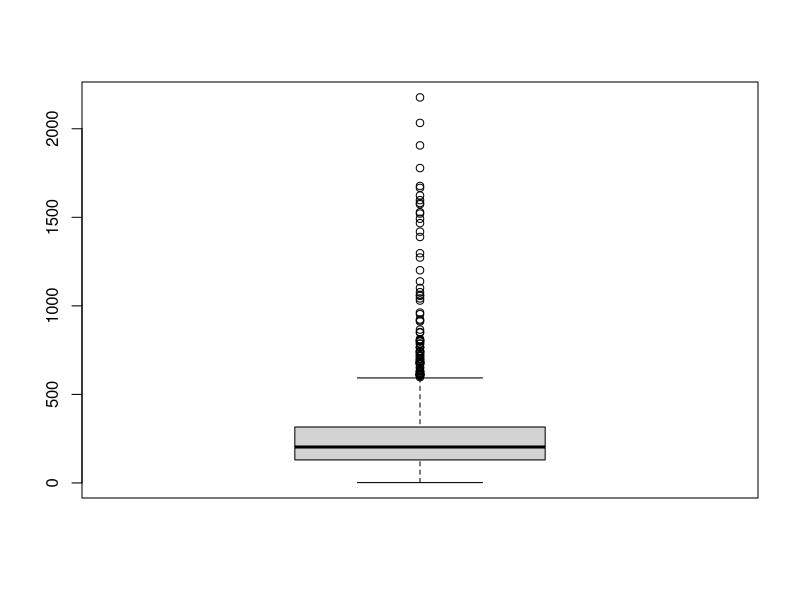

Write the R code that produced this figure.
## ---- chunk 1
knitr::opts_chunk$set(echo = TRUE)
options(scipen = 9999)
knitr::opts_chunk$set(linewidth = 60)
## ---- chunk 2
bankn <- read.csv("2021-Set03-QualityAssured.csv", 
                  header = T, sep = ",", stringsAsFactors = T)
## ---- chunk 3
summary(bankn$RefNum)
## ---- chunk 4
summary(bankn$age)
## ---- chunk 5
summary(bankn$job)
## ---- chunk 6
summary(bankn$marital)
## ---- chunk 7
summary(bankn$education)
## ---- chunk 8
summary(bankn$housing)
## ---- chunk 9
summary(bankn$loan)
## ---- chunk 10
summary(bankn$contact)
## ---- chunk 11
summary(bankn$day)
## ---- chunk 12
summary(bankn$month)
## ---- chunk 13
min(summary(bankn$month))
## ---- chunk 14
max(summary(bankn$month))
## ---- chunk 15
sum(is.na(bankn$month))
## ---- chunk 16
summary(bankn$duration)
## ---- chunk 17
min(bankn$duration)
## ---- chunk 18
max(bankn$duration)
## ---- chunk 19
boxplot(bankn$duration)
## ---- chunk 20
summary(bankn$deposit)
## ---- chunk 21
summary(bankn$balance, maxsum = 10)
## ---- chunk 22
str(bankn)
levels(bankn$job)
